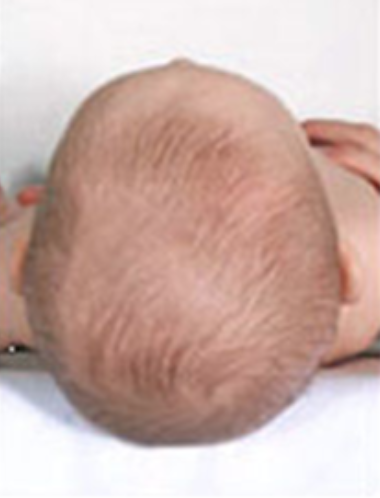
#> input picture tete.png, 380 x 498 px, found by its file name
$ python untitled9.py
#> lines starting #> are read from the running program, lines starting #| are printed output that depends on the picture
import matplotlib.pyplot as plt
import cv2
from skimage import data, color, img_as_ubyte
from skimage.feature import canny
from skimage.transform import hough_ellipse
from skimage.draw import ellipse_perimeter

# Load picture, convert to grayscale and detect edges
image_rgb = cv2.imread('tete.png',0)
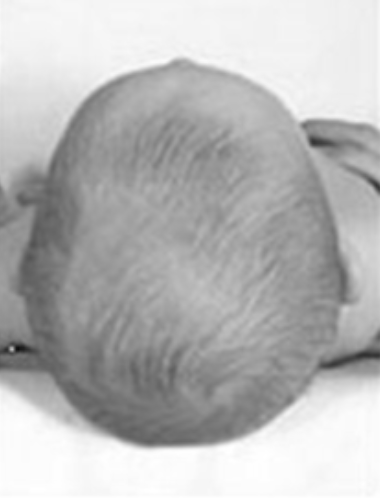
#> image_rgb: shape (498, 380); min 12, max 255, mean 183.8
image_gray = color.rgb2gray(image_rgb)
edges = canny(image_gray, sigma=2.0,
              low_threshold=0.55, high_threshold=0.8)
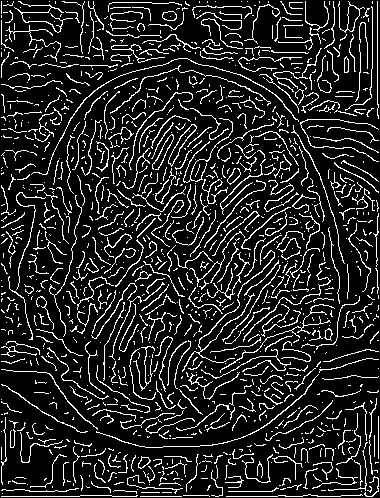
#> edges: shape (498, 380) bool; 14.3% white in thin lines or dots

# Perform a Hough Transform
# The accuracy corresponds to the bin size of a major axis.
# The value is chosen in order to get a single high accumulator.
# The threshold eliminates low accumulators
#> (the run stopped early here; a loop or call above may not have finished)
